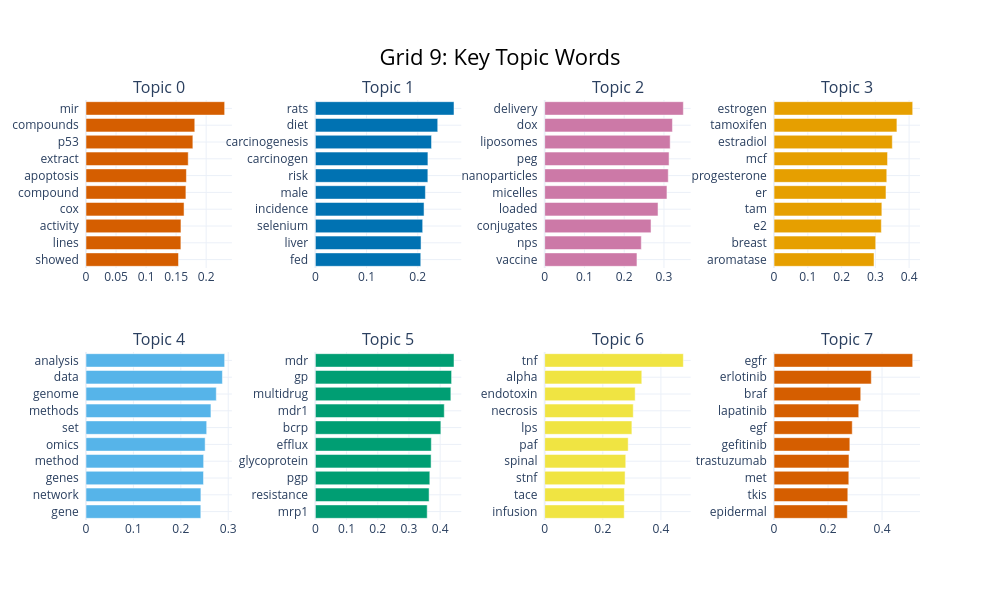

The cell this chart's notebook holds for it:
### Code cell
# Keyword bar chart
fig_words = topic_model.visualize_barchart(
    top_n_topics=8, n_words=10, height=300, title="Grid 9: Key Topic Words"
)
fig_words.show()

### Figure 1 — Plotly figure (JSON) as saved in the notebook; plotly's stock layout.template omitted (floating-point values rounded to 4 significant figures)
{"data": [{"marker": {"color": "#D55E00"}, "orientation": "h", "type": "bar", "x": [0.154, 0.1579, 0.1581, 0.1632, 0.1663, 0.1671, 0.1701, 0.1779, 0.1811, 0.2308], "xaxis": "x", "y": ["showed  ", "lines  ", "activity  ", "cox  ", "compound  ", "apoptosis  ", "extract  ", "p53  ", "compounds  ", "mir  "], "yaxis": "y"}, {"marker": {"color": "#0072B2"}, "orientation": "h", "type": "bar", "x": [0.2058, 0.2064, 0.2096, 0.2122, 0.2149, 0.2197, 0.2198, 0.2269, 0.239, 0.2707], "xaxis": "x2", "y": ["fed  ", "liver  ", "selenium  ", "incidence  ", "male  ", "risk  ", "carcinogen  ", "carcinogenesis  ", "diet  ", "rats  "], "yaxis": "y2"}, {"marker": {"color": "#CC79A7"}, "orientation": "h", "type": "bar", "x": [0.2321, 0.243, 0.2675, 0.2851, 0.3076, 0.3108, 0.3129, 0.3156, 0.3213, 0.3488], "xaxis": "x3", "y": ["vaccine  ", "nps  ", "conjugates  ", "loaded  ", "micelles  ", "nanoparticles  ", "peg  ", "liposomes  ", "dox  ", "delivery  "], "yaxis": "y3"}, {"marker": {"color": "#E69F00"}, "orientation": "h", "type": "bar", "x": [0.296, 0.301, 0.3177, 0.3192, 0.3315, 0.3338, 0.3361, 0.3502, 0.3638, 0.4106], "xaxis": "x4", "y": ["aromatase  ", "breast  ", "e2  ", "tam  ", "er  ", "progesterone  ", "mcf  ", "estradiol  ", "tamoxifen  ", "estrogen  "], "yaxis": "y4"}, {"marker": {"color": "#56B4E9"}, "orientation": "h", "type": "bar", "x": [0.2422, 0.2424, 0.2478, 0.2481, 0.2513, 0.2546, 0.2635, 0.2748, 0.2877, 0.2925], "xaxis": "x5", "y": ["gene  ", "network  ", "genes  ", "method  ", "omics  ", "set  ", "methods  ", "genome  ", "data  ", "analysis  "], "yaxis": "y5"}, {"marker": {"color": "#009E73"}, "orientation": "h", "type": "bar", "x": [0.3585, 0.3646, 0.3669, 0.371, 0.3717, 0.4023, 0.4132, 0.4343, 0.4367, 0.4444], "xaxis": "x6", "y": ["mrp1  ", "resistance  ", "pgp  ", "glycoprotein  ", "efflux  ", "bcrp  ", "mdr1  ", "multidrug  ", "gp  ", "mdr  "], "yaxis": "y6"}, {"marker": {"color": "#F0E442"}, "orientation": "h", "type": "bar", "x": [0.2737, 0.2743, 0.2767, 0.2789, 0.2873, 0.3001, 0.3048, 0.3113, 0.3342, 0.4772], "xaxis": "x7", "y": ["infusion  ", "tace  ", "stnf  ", "spinal  ", "paf  ", "lps  ", "necrosis  ", "endotoxin  ", "alpha  ", "tnf  "], "yaxis": "y7"}, {"marker": {"color": "#D55E00"}, "orientation": "h", "type": "bar", "x": [0.2715, 0.2732, 0.2769, 0.2775, 0.2807, 0.2896, 0.3137, 0.3211, 0.3603, 0.5136], "xaxis": "x8", "y": ["epidermal  ", "tkis  ", "met  ", "trastuzumab  ", "gefitinib  ", "egf  ", "lapatinib  ", "braf  ", "erlotinib  ", "egfr  "], "yaxis": "y8"}], "layout": {"annotations": [{"font": {"size": 16}, "showarrow": false, "text": "Topic 0", "x": 0.0875, "xanchor": "center", "xref": "paper", "y": 1, "yanchor": "bottom", "yref": "paper"}, {"font": {"size": 16}, "showarrow": false, "text": "Topic 1", "x": 0.3625, "xanchor": "center", "xref": "paper", "y": 1, "yanchor": "bottom", "yref": "paper"}, {"font": {"size": 16}, "showarrow": false, "text": "Topic 2", "x": 0.6375, "xanchor": "center", "xref": "paper", "y": 1, "yanchor": "bottom", "yref": "paper"}, {"font": {"size": 16}, "showarrow": false, "text": "Topic 3", "x": 0.9125, "xanchor": "center", "xref": "paper", "y": 1, "yanchor": "bottom", "yref": "paper"}, {"font": {"size": 16}, "showarrow": false, "text": "Topic 4", "x": 0.0875, "xanchor": "center", "xref": "paper", "y": 0.4, "yanchor": "bottom", "yref": "paper"}, {"font": {"size": 16}, "showarrow": false, "text": "Topic 5", "x": 0.3625, "xanchor": "center", "xref": "paper", "y": 0.4, "yanchor": "bottom", "yref": "paper"}, {"font": {"size": 16}, "showarrow": false, "text": "Topic 6", "x": 0.6375, "xanchor": "center", "xref": "paper", "y": 0.4, "yanchor": "bottom", "yref": "paper"}, {"font": {"size": 16}, "showarrow": false, "text": "Topic 7", "x": 0.9125, "xanchor": "center", "xref": "paper", "y": 0.4, "yanchor": "bottom", "yref": "paper"}], "height": 600, "hoverlabel": {"bgcolor": "white", "font": {"family": "Rockwell", "size": 16}}, "showlegend": false, "title": {"font": {"color": "Black", "size": 22}, "text": "Grid 9: Key Topic Words", "x": 0.5, "xanchor": "center", "yanchor": "top"}, "width": 1000, "xaxis": {"anchor": "y", "domain": [0, 0.175], "showgrid": true}, "xaxis2": {"anchor": "y2", "domain": [0.275, 0.45], "showgrid": true}, "xaxis3": {"anchor": "y3", "domain": [0.55, 0.725], "showgrid": true}, "xaxis4": {"anchor": "y4", "domain": [0.825, 1], "showgrid": true}, "xaxis5": {"anchor": "y5", "domain": [0, 0.175], "showgrid": true}, "xaxis6": {"anchor": "y6", "domain": [0.275, 0.45], "showgrid": true}, "xaxis7": {"anchor": "y7", "domain": [0.55, 0.725], "showgrid": true}, "xaxis8": {"anchor": "y8", "domain": [0.825, 1], "showgrid": true}, "yaxis": {"anchor": "x", "domain": [0.6, 1], "showgrid": true}, "yaxis2": {"anchor": "x2", "domain": [0.6, 1], "showgrid": true}, "yaxis3": {"anchor": "x3", "domain": [0.6, 1], "showgrid": true}, "yaxis4": {"anchor": "x4", "domain": [0.6, 1], "showgrid": true}, "yaxis5": {"anchor": "x5", "domain": [0, 0.4], "showgrid": true}, "yaxis6": {"anchor": "x6", "domain": [0, 0.4], "showgrid": true}, "yaxis7": {"anchor": "x7", "domain": [0, 0.4], "showgrid": true}, "yaxis8": {"anchor": "x8", "domain": [0, 0.4], "showgrid": true}}}
